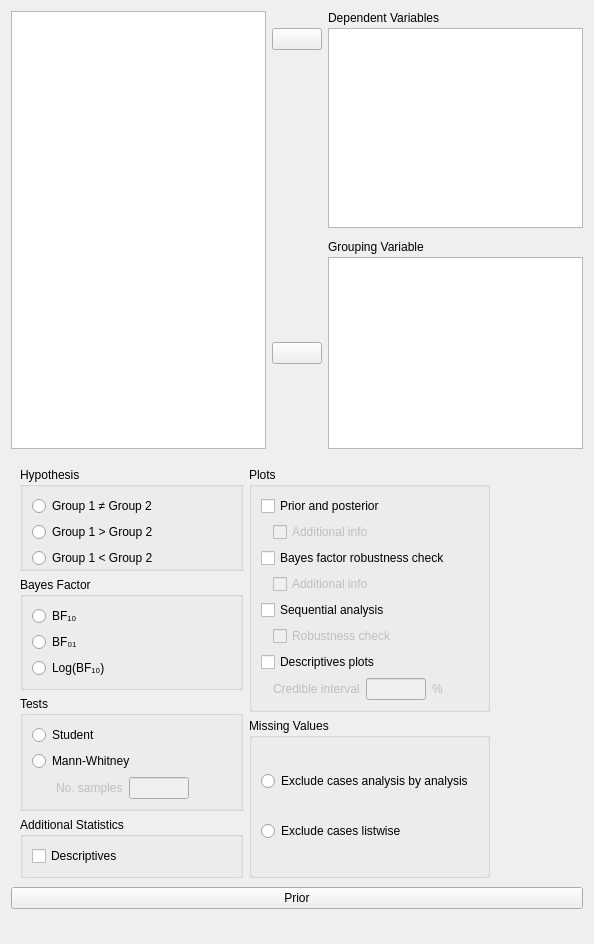
<?xml version="1.0" encoding="UTF-8"?>
<ui version="4.0">
 <class>TTestBayesianIndependentSamplesForm</class>
 <widget class="QWidget" name="TTestBayesianIndependentSamplesForm">
  <property name="geometry">
   <rect>
    <x>0</x>
    <y>0</y>
    <width>594</width>
    <height>882</height>
   </rect>
  </property>
  <property name="sizePolicy">
   <sizepolicy hsizetype="Fixed" vsizetype="Preferred">
    <horstretch>0</horstretch>
    <verstretch>0</verstretch>
   </sizepolicy>
  </property>
  <property name="windowTitle">
   <string>Form</string>
  </property>
  <layout class="QGridLayout" name="gridLayout">
   <property name="verticalSpacing">
    <number>0</number>
   </property>
   <item row="0" column="0">
    <widget class="QWidget" name="topWidget" native="true">
     <property name="sizePolicy">
      <sizepolicy hsizetype="Preferred" vsizetype="Fixed">
       <horstretch>0</horstretch>
       <verstretch>0</verstretch>
      </sizepolicy>
     </property>
     <layout class="QGridLayout" name="gridLayout_8">
      <property name="leftMargin">
       <number>0</number>
      </property>
      <property name="topMargin">
       <number>0</number>
      </property>
      <property name="rightMargin">
       <number>0</number>
      </property>
      <property name="verticalSpacing">
       <number>3</number>
      </property>
      <item row="6" column="2">
       <widget class="QLabel" name="label_5">
        <property name="text">
         <string>Grouping Variable</string>
        </property>
       </widget>
      </item>
      <item row="7" column="1">
       <widget class="AssignButton" name="buttonAssignGroupingVariable">
        <property name="sizePolicy">
         <sizepolicy hsizetype="Fixed" vsizetype="Fixed">
          <horstretch>0</horstretch>
          <verstretch>0</verstretch>
         </sizepolicy>
        </property>
        <property name="minimumSize">
         <size>
          <width>50</width>
          <height>0</height>
         </size>
        </property>
        <property name="maximumSize">
         <size>
          <width>50</width>
          <height>16777215</height>
         </size>
        </property>
        <property name="text">
         <string/>
        </property>
       </widget>
      </item>
      <item row="7" column="2">
       <widget class="boundSingleItemView" name="groupingVariable">
        <property name="sizePolicy">
         <sizepolicy hsizetype="Expanding" vsizetype="Fixed">
          <horstretch>0</horstretch>
          <verstretch>0</verstretch>
         </sizepolicy>
        </property>
        <property name="minimumSize">
         <size>
          <width>0</width>
          <height>0</height>
         </size>
        </property>
        <property name="maximumSize">
         <size>
          <width>16777215</width>
          <height>16777215</height>
         </size>
        </property>
       </widget>
      </item>
      <item row="0" column="2">
       <widget class="QLabel" name="label_4">
        <property name="text">
         <string>Dependent Variables</string>
        </property>
       </widget>
      </item>
      <item row="1" column="1">
       <widget class="AssignButton" name="buttonAssignVariables">
        <property name="sizePolicy">
         <sizepolicy hsizetype="Fixed" vsizetype="Fixed">
          <horstretch>0</horstretch>
          <verstretch>0</verstretch>
         </sizepolicy>
        </property>
        <property name="minimumSize">
         <size>
          <width>50</width>
          <height>0</height>
         </size>
        </property>
        <property name="maximumSize">
         <size>
          <width>50</width>
          <height>16777215</height>
         </size>
        </property>
        <property name="text">
         <string/>
        </property>
       </widget>
      </item>
      <item row="1" column="2" rowspan="2">
       <widget class="BoundListView" name="variables">
        <property name="sizePolicy">
         <sizepolicy hsizetype="Expanding" vsizetype="Fixed">
          <horstretch>0</horstretch>
          <verstretch>1</verstretch>
         </sizepolicy>
        </property>
        <property name="minimumSize">
         <size>
          <width>0</width>
          <height>200</height>
         </size>
        </property>
        <property name="maximumSize">
         <size>
          <width>16777215</width>
          <height>200</height>
         </size>
        </property>
        <property name="selectionMode">
         <enum>QAbstractItemView::ExtendedSelection</enum>
        </property>
       </widget>
      </item>
      <item row="2" column="1">
       <widget class="QWidget" name="verticalWidget" native="true">
        <property name="minimumSize">
         <size>
          <width>0</width>
          <height>40</height>
         </size>
        </property>
       </widget>
      </item>
      <item row="0" column="0" rowspan="8">
       <widget class="AvailableFieldsListView" name="listAvailableFields">
        <property name="sizePolicy">
         <sizepolicy hsizetype="Expanding" vsizetype="Preferred">
          <horstretch>0</horstretch>
          <verstretch>0</verstretch>
         </sizepolicy>
        </property>
        <property name="minimumSize">
         <size>
          <width>0</width>
          <height>0</height>
         </size>
        </property>
        <property name="maximumSize">
         <size>
          <width>16777215</width>
          <height>16777215</height>
         </size>
        </property>
        <property name="selectionMode">
         <enum>QAbstractItemView::ExtendedSelection</enum>
        </property>
       </widget>
      </item>
     </layout>
    </widget>
   </item>
   <item row="1" column="0">
    <widget class="QWidget" name="gridWidget" native="true">
     <property name="sizePolicy">
      <sizepolicy hsizetype="Fixed" vsizetype="Fixed">
       <horstretch>0</horstretch>
       <verstretch>0</verstretch>
      </sizepolicy>
     </property>
     <layout class="QGridLayout" name="gridLayout_3">
      <item row="1" column="0">
       <widget class="QWidget" name="widget_2" native="true">
        <property name="maximumSize">
         <size>
          <width>240</width>
          <height>16777215</height>
         </size>
        </property>
        <layout class="QGridLayout" name="gridLayout_5">
         <property name="leftMargin">
          <number>0</number>
         </property>
         <property name="topMargin">
          <number>0</number>
         </property>
         <property name="rightMargin">
          <number>0</number>
         </property>
         <property name="bottomMargin">
          <number>0</number>
         </property>
         <item row="1" column="0">
          <widget class="BoundGroupBox" name="hypothesis">
           <property name="title">
            <string>Hypothesis</string>
           </property>
           <property name="flat">
            <bool>true</bool>
           </property>
           <layout class="QGridLayout" name="gridLayout_9">
            <property name="bottomMargin">
             <number>0</number>
            </property>
            <item row="2" column="0">
             <widget class="QRadioButton" name="_3oneTailedLessThan">
              <property name="sizePolicy">
               <sizepolicy hsizetype="Fixed" vsizetype="Fixed">
                <horstretch>0</horstretch>
                <verstretch>0</verstretch>
               </sizepolicy>
              </property>
              <property name="text">
               <string>Group 1 &lt; Group 2</string>
              </property>
             </widget>
            </item>
            <item row="0" column="0">
             <widget class="QRadioButton" name="_1twoTailed">
              <property name="sizePolicy">
               <sizepolicy hsizetype="Fixed" vsizetype="Fixed">
                <horstretch>0</horstretch>
                <verstretch>0</verstretch>
               </sizepolicy>
              </property>
              <property name="text">
               <string>Group 1 ≠ Group 2</string>
              </property>
             </widget>
            </item>
            <item row="1" column="0">
             <widget class="QRadioButton" name="_2oneTailedGreaterThan">
              <property name="sizePolicy">
               <sizepolicy hsizetype="Fixed" vsizetype="Fixed">
                <horstretch>0</horstretch>
                <verstretch>0</verstretch>
               </sizepolicy>
              </property>
              <property name="text">
               <string>Group 1 &gt; Group 2</string>
              </property>
             </widget>
            </item>
            <item row="1" column="1">
             <spacer name="horizontalSpacer">
              <property name="orientation">
               <enum>Qt::Horizontal</enum>
              </property>
              <property name="sizeHint" stdset="0">
               <size>
                <width>40</width>
                <height>20</height>
               </size>
              </property>
             </spacer>
            </item>
           </layout>
          </widget>
         </item>
         <item row="2" column="0">
          <widget class="BoundGroupBox" name="bayesFactorType">
           <property name="title">
            <string>Bayes Factor</string>
           </property>
           <property name="flat">
            <bool>false</bool>
           </property>
           <layout class="QGridLayout" name="gridLayout_13">
            <item row="0" column="0">
             <widget class="QRadioButton" name="_1">
              <property name="sizePolicy">
               <sizepolicy hsizetype="Fixed" vsizetype="Fixed">
                <horstretch>0</horstretch>
                <verstretch>0</verstretch>
               </sizepolicy>
              </property>
              <property name="text">
               <string>BF₁₀</string>
              </property>
             </widget>
            </item>
            <item row="1" column="0">
             <widget class="QRadioButton" name="_2">
              <property name="sizePolicy">
               <sizepolicy hsizetype="Fixed" vsizetype="Fixed">
                <horstretch>0</horstretch>
                <verstretch>0</verstretch>
               </sizepolicy>
              </property>
              <property name="text">
               <string>BF₀₁</string>
              </property>
             </widget>
            </item>
            <item row="2" column="0">
             <widget class="QRadioButton" name="_3">
              <property name="sizePolicy">
               <sizepolicy hsizetype="Fixed" vsizetype="Fixed">
                <horstretch>0</horstretch>
                <verstretch>0</verstretch>
               </sizepolicy>
              </property>
              <property name="text">
               <string>Log(BF₁₀)</string>
              </property>
             </widget>
            </item>
            <item row="1" column="1">
             <spacer name="horizontalSpacer_3">
              <property name="orientation">
               <enum>Qt::Horizontal</enum>
              </property>
              <property name="sizeHint" stdset="0">
               <size>
                <width>40</width>
                <height>20</height>
               </size>
              </property>
             </spacer>
            </item>
           </layout>
          </widget>
         </item>
         <item row="4" column="0">
          <widget class="GroupBox" name="groupBox_7">
           <property name="title">
            <string>Additional Statistics</string>
           </property>
           <layout class="QGridLayout" name="gridLayout_7">
            <item row="0" column="0">
             <widget class="BoundCheckBox" name="descriptives">
              <property name="sizePolicy">
               <sizepolicy hsizetype="Fixed" vsizetype="Fixed">
                <horstretch>0</horstretch>
                <verstretch>0</verstretch>
               </sizepolicy>
              </property>
              <property name="text">
               <string>Descriptives</string>
              </property>
             </widget>
            </item>
            <item row="0" column="1">
             <spacer name="horizontalSpacer_5">
              <property name="orientation">
               <enum>Qt::Horizontal</enum>
              </property>
              <property name="sizeHint" stdset="0">
               <size>
                <width>80</width>
                <height>20</height>
               </size>
              </property>
             </spacer>
            </item>
           </layout>
          </widget>
         </item>
         <item row="3" column="0">
          <widget class="BoundGroupBox" name="testStatistic">
           <property name="title">
            <string>Tests</string>
           </property>
           <property name="flat">
            <bool>true</bool>
           </property>
           <layout class="QGridLayout" name="gridLayout_11">
            <item row="0" column="1">
             <widget class="QRadioButton" name="StudentStatistic">
              <property name="text">
               <string>Student</string>
              </property>
             </widget>
            </item>
            <item row="1" column="1">
             <widget class="QRadioButton" name="WilcoxonStatistic">
              <property name="text">
               <string>Mann-Whitney</string>
              </property>
             </widget>
            </item>
            <item row="2" column="3">
             <spacer name="horizontalSpacer_6">
              <property name="orientation">
               <enum>Qt::Horizontal</enum>
              </property>
              <property name="sizeHint" stdset="0">
               <size>
                <width>33</width>
                <height>16</height>
               </size>
              </property>
             </spacer>
            </item>
            <item row="2" column="1">
             <widget class="QWidget" name="fixedSamplesNumberContainer" native="true">
              <property name="enabled">
               <bool>false</bool>
              </property>
              <layout class="QGridLayout" name="gridLayout_15_1">
               <property name="leftMargin">
                <number>24</number>
               </property>
               <property name="topMargin">
                <number>0</number>
               </property>
               <property name="bottomMargin">
                <number>0</number>
               </property>
               <item row="0" column="0">
                <widget class="QLabel" name="label_11_1">
                 <property name="text">
                  <string>No. samples</string>
                 </property>
                </widget>
               </item>
               <item row="0" column="1">
                <widget class="BoundTextBox" name="wilcoxonSamplesNumber">
                 <property name="sizePolicy">
                  <sizepolicy hsizetype="Fixed" vsizetype="Preferred">
                   <horstretch>0</horstretch>
                   <verstretch>0</verstretch>
                  </sizepolicy>
                 </property>
                 <property name="minimumSize">
                  <size>
                   <width>60</width>
                   <height>0</height>
                  </size>
                 </property>
                 <property name="maximumSize">
                  <size>
                   <width>60</width>
                   <height>16777215</height>
                  </size>
                 </property>
                </widget>
               </item>
              </layout>
             </widget>
            </item>
           </layout>
          </widget>
         </item>
        </layout>
       </widget>
      </item>
      <item row="1" column="1">
       <widget class="QWidget" name="widget_3" native="true">
        <property name="sizePolicy">
         <sizepolicy hsizetype="Preferred" vsizetype="Preferred">
          <horstretch>0</horstretch>
          <verstretch>0</verstretch>
         </sizepolicy>
        </property>
        <layout class="QGridLayout" name="gridLayout_2">
         <property name="leftMargin">
          <number>0</number>
         </property>
         <property name="topMargin">
          <number>0</number>
         </property>
         <property name="rightMargin">
          <number>0</number>
         </property>
         <property name="bottomMargin">
          <number>0</number>
         </property>
         <item row="2" column="0" colspan="2">
          <widget class="BoundGroupBox" name="missingValues">
           <property name="title">
            <string>Missing Values</string>
           </property>
           <property name="flat">
            <bool>false</bool>
           </property>
           <layout class="QGridLayout" name="gridLayout_6">
            <item row="0" column="1">
             <spacer name="horizontalSpacer_4">
              <property name="orientation">
               <enum>Qt::Horizontal</enum>
              </property>
              <property name="sizeHint" stdset="0">
               <size>
                <width>5</width>
                <height>20</height>
               </size>
              </property>
             </spacer>
            </item>
            <item row="1" column="0">
             <widget class="QRadioButton" name="_2excludeListwise">
              <property name="sizePolicy">
               <sizepolicy hsizetype="Fixed" vsizetype="Fixed">
                <horstretch>0</horstretch>
                <verstretch>0</verstretch>
               </sizepolicy>
              </property>
              <property name="text">
               <string>Exclude cases listwise</string>
              </property>
             </widget>
            </item>
            <item row="0" column="0">
             <widget class="QRadioButton" name="_1excludeAnalysisByAnalysis">
              <property name="sizePolicy">
               <sizepolicy hsizetype="Fixed" vsizetype="Fixed">
                <horstretch>0</horstretch>
                <verstretch>0</verstretch>
               </sizepolicy>
              </property>
              <property name="text">
               <string>Exclude cases analysis by analysis</string>
              </property>
             </widget>
            </item>
           </layout>
          </widget>
         </item>
         <item row="1" column="0" colspan="2">
          <widget class="GroupBox" name="plotsGroup">
           <property name="title">
            <string>Plots</string>
           </property>
           <layout class="QGridLayout" name="gridLayout_4">
            <item row="6" column="0">
             <widget class="QWidget" name="widget_4" native="true">
              <property name="maximumSize">
               <size>
                <width>16</width>
                <height>16777215</height>
               </size>
              </property>
             </widget>
            </item>
            <item row="6" column="1" colspan="4">
             <widget class="BoundCheckBox" name="plotSequentialAnalysisRobustness">
              <property name="enabled">
               <bool>false</bool>
              </property>
              <property name="sizePolicy">
               <sizepolicy hsizetype="Fixed" vsizetype="Fixed">
                <horstretch>0</horstretch>
                <verstretch>0</verstretch>
               </sizepolicy>
              </property>
              <property name="text">
               <string>Robustness check</string>
              </property>
             </widget>
            </item>
            <item row="7" column="0" colspan="3">
             <widget class="BoundCheckBox" name="descriptivesPlots">
              <property name="sizePolicy">
               <sizepolicy hsizetype="Fixed" vsizetype="Fixed">
                <horstretch>0</horstretch>
                <verstretch>0</verstretch>
               </sizepolicy>
              </property>
              <property name="text">
               <string>Descriptives plots</string>
              </property>
             </widget>
            </item>
            <item row="0" column="0" colspan="3">
             <widget class="BoundCheckBox" name="plotPriorAndPosterior">
              <property name="sizePolicy">
               <sizepolicy hsizetype="Fixed" vsizetype="Fixed">
                <horstretch>0</horstretch>
                <verstretch>0</verstretch>
               </sizepolicy>
              </property>
              <property name="text">
               <string>Prior and posterior</string>
              </property>
             </widget>
            </item>
            <item row="5" column="0" colspan="3">
             <widget class="BoundCheckBox" name="plotSequentialAnalysis">
              <property name="sizePolicy">
               <sizepolicy hsizetype="Fixed" vsizetype="Fixed">
                <horstretch>0</horstretch>
                <verstretch>0</verstretch>
               </sizepolicy>
              </property>
              <property name="text">
               <string>Sequential analysis</string>
              </property>
             </widget>
            </item>
            <item row="3" column="0" colspan="3">
             <widget class="BoundCheckBox" name="plotBayesFactorRobustness">
              <property name="sizePolicy">
               <sizepolicy hsizetype="Fixed" vsizetype="Fixed">
                <horstretch>0</horstretch>
                <verstretch>0</verstretch>
               </sizepolicy>
              </property>
              <property name="text">
               <string>Bayes factor robustness check</string>
              </property>
             </widget>
            </item>
            <item row="2" column="1" colspan="4">
             <widget class="BoundCheckBox" name="plotPriorAndPosteriorAdditionalInfo">
              <property name="enabled">
               <bool>false</bool>
              </property>
              <property name="sizePolicy">
               <sizepolicy hsizetype="Fixed" vsizetype="Fixed">
                <horstretch>0</horstretch>
                <verstretch>0</verstretch>
               </sizepolicy>
              </property>
              <property name="text">
               <string>Additional info</string>
              </property>
             </widget>
            </item>
            <item row="8" column="1">
             <widget class="QWidget" name="horizontalWidget" native="true">
              <property name="enabled">
               <bool>false</bool>
              </property>
              <layout class="QHBoxLayout" name="horizontalLayout">
               <property name="leftMargin">
                <number>0</number>
               </property>
               <property name="topMargin">
                <number>0</number>
               </property>
               <property name="rightMargin">
                <number>0</number>
               </property>
               <property name="bottomMargin">
                <number>0</number>
               </property>
               <item>
                <widget class="QLabel" name="label_2">
                 <property name="sizePolicy">
                  <sizepolicy hsizetype="Fixed" vsizetype="Fixed">
                   <horstretch>0</horstretch>
                   <verstretch>0</verstretch>
                  </sizepolicy>
                 </property>
                 <property name="text">
                  <string>Credible interval</string>
                 </property>
                </widget>
               </item>
               <item>
                <widget class="BoundTextBox" name="descriptivesPlotsCredibleInterval">
                 <property name="sizePolicy">
                  <sizepolicy hsizetype="Fixed" vsizetype="Preferred">
                   <horstretch>0</horstretch>
                   <verstretch>0</verstretch>
                  </sizepolicy>
                 </property>
                 <property name="minimumSize">
                  <size>
                   <width>60</width>
                   <height>0</height>
                  </size>
                 </property>
                 <property name="maximumSize">
                  <size>
                   <width>60</width>
                   <height>16777215</height>
                  </size>
                 </property>
                </widget>
               </item>
               <item>
                <widget class="QLabel" name="label_3">
                 <property name="sizePolicy">
                  <sizepolicy hsizetype="Fixed" vsizetype="Fixed">
                   <horstretch>0</horstretch>
                   <verstretch>0</verstretch>
                  </sizepolicy>
                 </property>
                 <property name="text">
                  <string>%</string>
                 </property>
                </widget>
               </item>
              </layout>
             </widget>
            </item>
            <item row="4" column="1">
             <widget class="BoundCheckBox" name="plotBayesFactorRobustnessAdditionalInfo">
              <property name="enabled">
               <bool>false</bool>
              </property>
              <property name="sizePolicy">
               <sizepolicy hsizetype="Fixed" vsizetype="Fixed">
                <horstretch>0</horstretch>
                <verstretch>0</verstretch>
               </sizepolicy>
              </property>
              <property name="text">
               <string>Additional info</string>
              </property>
             </widget>
            </item>
           </layout>
          </widget>
         </item>
        </layout>
       </widget>
      </item>
     </layout>
    </widget>
   </item>
   <item row="2" column="0">
    <widget class="QWidget" name="priorBox" native="true">
     <layout class="QGridLayout" name="gridLayout_10">
      <property name="leftMargin">
       <number>0</number>
      </property>
      <property name="topMargin">
       <number>0</number>
      </property>
      <property name="rightMargin">
       <number>0</number>
      </property>
      <item row="0" column="0" rowspan="2" colspan="2">
       <widget class="ExpanderButton" name="expanderPrior">
        <property name="text">
         <string>Prior</string>
        </property>
       </widget>
      </item>
      <item row="3" column="0">
       <widget class="SubjectivePriorsWidget" name="subjectivePriors" native="true">
        <property name="sizePolicy">
         <sizepolicy hsizetype="Expanding" vsizetype="Fixed">
          <horstretch>0</horstretch>
          <verstretch>0</verstretch>
         </sizepolicy>
        </property>
        <property name="minimumSize">
         <size>
          <width>0</width>
          <height>0</height>
         </size>
        </property>
        <layout class="QGridLayout" name="gridLayout_12">
         <property name="leftMargin">
          <number>0</number>
         </property>
         <property name="topMargin">
          <number>0</number>
         </property>
         <property name="rightMargin">
          <number>0</number>
         </property>
         <property name="verticalSpacing">
          <number>0</number>
         </property>
        </layout>
       </widget>
      </item>
     </layout>
    </widget>
   </item>
  </layout>
 </widget>
 <customwidgets>
  <customwidget>
   <class>AssignButton</class>
   <extends>QPushButton</extends>
   <header>widgets/assignbutton.h</header>
  </customwidget>
  <customwidget>
   <class>AvailableFieldsListView</class>
   <extends>QListView</extends>
   <header>widgets/availablefieldslistview.h</header>
  </customwidget>
  <customwidget>
   <class>GroupBox</class>
   <extends>QGroupBox</extends>
   <header>widgets/groupbox.h</header>
   <container>1</container>
  </customwidget>
  <customwidget>
   <class>BoundTextBox</class>
   <extends>QLineEdit</extends>
   <header>widgets/boundtextbox.h</header>
  </customwidget>
  <customwidget>
   <class>BoundGroupBox</class>
   <extends>QGroupBox</extends>
   <header>widgets/boundgroupbox.h</header>
   <container>1</container>
  </customwidget>
  <customwidget>
   <class>ExpanderButton</class>
   <extends>QPushButton</extends>
   <header>widgets/expanderbutton.h</header>
  </customwidget>
  <customwidget>
   <class>BoundCheckBox</class>
   <extends>QCheckBox</extends>
   <header>widgets/boundcheckbox.h</header>
  </customwidget>
  <customwidget>
   <class>boundSingleItemView</class>
   <extends>QListView</extends>
   <header>widgets/boundsingleitemview.h</header>
  </customwidget>
  <customwidget>
   <class>BoundListView</class>
   <extends>QListView</extends>
   <header>widgets/boundlistview.h</header>
  </customwidget>
  <customwidget>
   <class>SubjectivePriorsWidget</class>
   <extends>QWidget</extends>
   <header>widgets/subjectivepriorswidget.h</header>
   <container>1</container>
  </customwidget>
 </customwidgets>
 <tabstops>
  <tabstop>listAvailableFields</tabstop>
  <tabstop>buttonAssignVariables</tabstop>
  <tabstop>variables</tabstop>
  <tabstop>buttonAssignGroupingVariable</tabstop>
  <tabstop>groupingVariable</tabstop>
  <tabstop>_1twoTailed</tabstop>
  <tabstop>_2oneTailedGreaterThan</tabstop>
  <tabstop>_3oneTailedLessThan</tabstop>
  <tabstop>plotPriorAndPosterior</tabstop>
  <tabstop>plotPriorAndPosteriorAdditionalInfo</tabstop>
  <tabstop>plotBayesFactorRobustness</tabstop>
  <tabstop>plotSequentialAnalysis</tabstop>
  <tabstop>plotSequentialAnalysisRobustness</tabstop>
  <tabstop>descriptivesPlots</tabstop>
  <tabstop>descriptivesPlotsCredibleInterval</tabstop>
  <tabstop>_1</tabstop>
  <tabstop>_2</tabstop>
  <tabstop>_3</tabstop>
  <tabstop>descriptives</tabstop>
  <tabstop>_1excludeAnalysisByAnalysis</tabstop>
  <tabstop>_2excludeListwise</tabstop>
  <tabstop>expanderPrior</tabstop>
 </tabstops>
 <resources/>
 <connections>
  <connection>
   <sender>plotPriorAndPosterior</sender>
   <signal>toggled(bool)</signal>
   <receiver>plotPriorAndPosteriorAdditionalInfo</receiver>
   <slot>setEnabled(bool)</slot>
   <hints>
    <hint type="sourcelabel">
     <x>318</x>
     <y>588</y>
    </hint>
    <hint type="destinationlabel">
     <x>325</x>
     <y>611</y>
    </hint>
   </hints>
  </connection>
  <connection>
   <sender>plotSequentialAnalysis</sender>
   <signal>toggled(bool)</signal>
   <receiver>plotSequentialAnalysisRobustness</receiver>
   <slot>setEnabled(bool)</slot>
   <hints>
    <hint type="sourcelabel">
     <x>320</x>
     <y>657</y>
    </hint>
    <hint type="destinationlabel">
     <x>337</x>
     <y>680</y>
    </hint>
   </hints>
  </connection>
  <connection>
   <sender>plotBayesFactorRobustness</sender>
   <signal>toggled(bool)</signal>
   <receiver>plotBayesFactorRobustnessAdditionalInfo</receiver>
   <slot>setEnabled(bool)</slot>
   <hints>
    <hint type="sourcelabel">
     <x>375</x>
     <y>535</y>
    </hint>
    <hint type="destinationlabel">
     <x>342</x>
     <y>563</y>
    </hint>
   </hints>
  </connection>
  <connection>
   <sender>descriptivesPlots</sender>
   <signal>toggled(bool)</signal>
   <receiver>horizontalWidget</receiver>
   <slot>setEnabled(bool)</slot>
   <hints>
    <hint type="sourcelabel">
     <x>333</x>
     <y>647</y>
    </hint>
    <hint type="destinationlabel">
     <x>375</x>
     <y>678</y>
    </hint>
   </hints>
  </connection>
  <connection>
   <sender>WilcoxonStatistic</sender>
   <signal>toggled(bool)</signal>
   <receiver>plotBayesFactorRobustness</receiver>
   <slot>setDisabled(bool)</slot>
   <hints>
    <hint type="sourcelabel">
     <x>120</x>
     <y>703</y>
    </hint>
    <hint type="destinationlabel">
     <x>383</x>
     <y>513</y>
    </hint>
   </hints>
  </connection>
  <connection>
   <sender>WilcoxonStatistic</sender>
   <signal>toggled(bool)</signal>
   <receiver>plotSequentialAnalysis</receiver>
   <slot>setDisabled(bool)</slot>
   <hints>
    <hint type="sourcelabel">
     <x>120</x>
     <y>703</y>
    </hint>
    <hint type="destinationlabel">
     <x>351</x>
     <y>567</y>
    </hint>
   </hints>
  </connection>
  <connection>
   <sender>WilcoxonStatistic</sender>
   <signal>toggled(bool)</signal>
   <receiver>fixedSamplesNumberContainer</receiver>
   <slot>setEnabled(bool)</slot>
   <hints>
    <hint type="sourcelabel">
     <x>120</x>
     <y>703</y>
    </hint>
    <hint type="destinationlabel">
     <x>120</x>
     <y>728</y>
    </hint>
   </hints>
  </connection>
 </connections>
</ui>
